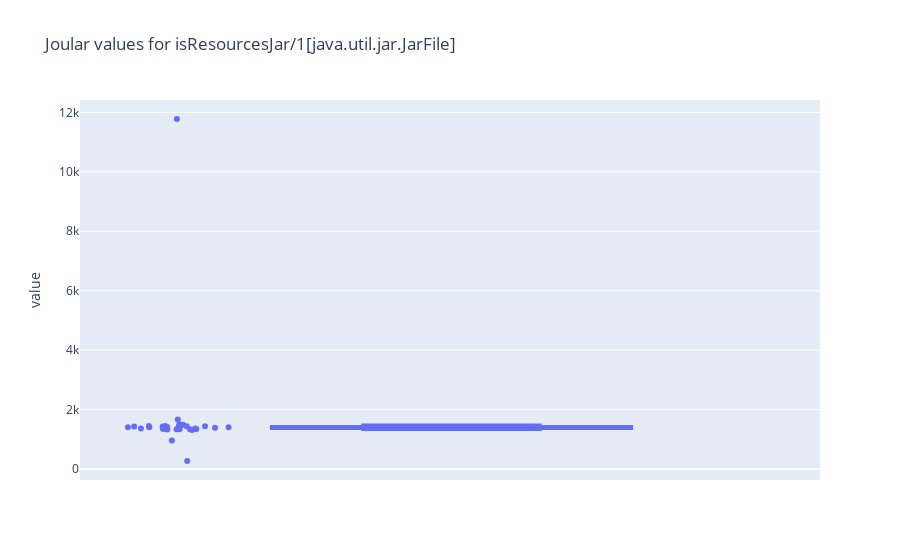
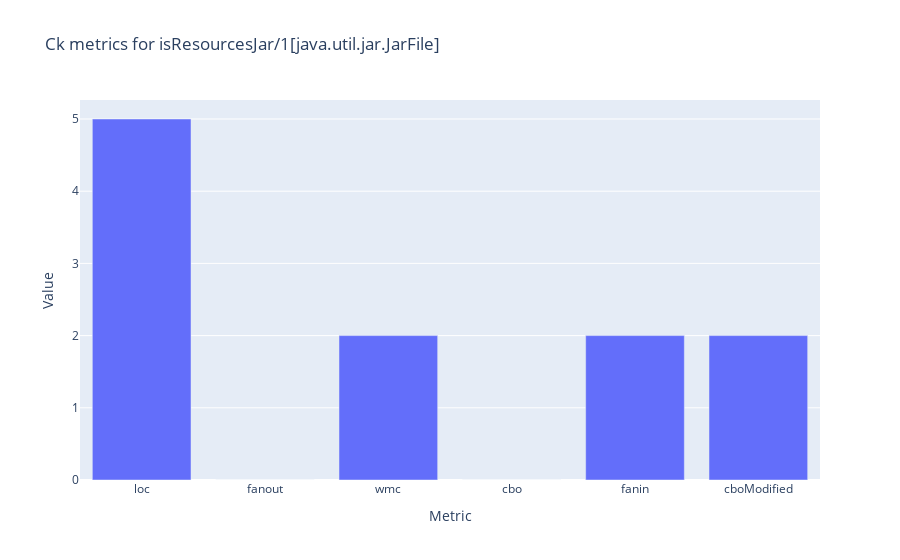
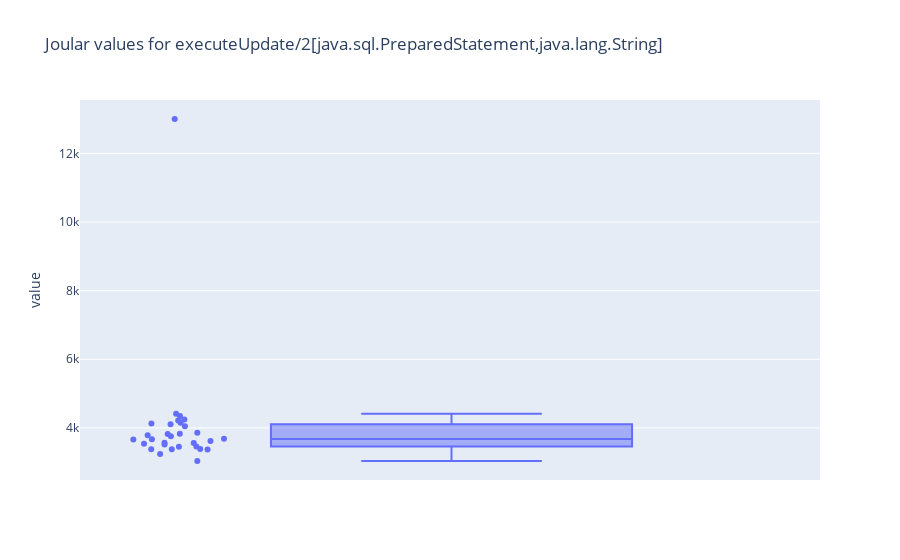
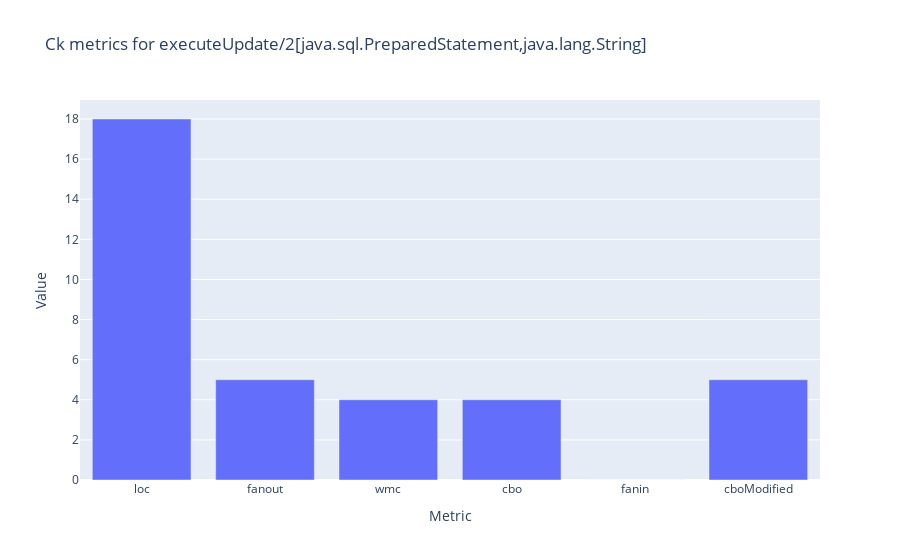

Notebook cell for these charts, in order:
### Markdown cell above
## Test

### Code cell
createBoxplotAndBarChart("3ed1f1a064a10e53adc2ad8c0b46a4b2c148ee21", "method", "org.springframework.boot.web.servlet.server.StaticResourceJars", "isResourcesJar/1[java.util.jar.JarFile]")

createBoxplotAndBarChart("12442bd8c7cde6e7c006a6277eeb8e81ad0c2219", "method", "org.hibernate.engine.jdbc.internal.ResultSetReturnImpl", "executeUpdate/2[java.sql.PreparedStatement,java.lang.String]")

createBoxplotAndBarChart("12442bd8c7cde6e7c006a6277eeb8e81ad0c2219", "method", "org.hibernate.bytecode.internal.bytebuddy.ByteBuddyState", "make/2[TypePool,DynamicType.Builder<?>]")

createBoxplotAndBarChart("12442bd8c7cde6e7c006a6277eeb8e81ad0c2219", "method", "org.hibernate.boot.registry.classloading.internal.AggregatedServiceLoader$ClassPathAndModulePathAggregatedServiceLoader", "hasNextIgnoringServiceConfigurationError/1[java.util.Iterator<?>]")

createBoxplotAndBarChart("3ed1f1a064a10e53adc2ad8c0b46a4b2c148ee21", "method", "org.springframework.boot.web.embedded.tomcat.TomcatWebServer", "initialize/0")

createBoxplotAndBarChart("12442bd8c7cde6e7c006a6277eeb8e81ad0c2219", "method", "org.hibernate.testing.junit4.FailureExpectedHandler", "evaluate/0")

### Figure 1 — Plotly figure (JSON) as saved in the notebook; plotly's stock layout.template omitted (floating-point values rounded to 4 significant figures)
{"data": [{"alignmentgroup": "True", "boxpoints": "all", "hovertemplate": "value=%{y}<extra></extra>", "legendgroup": "", "marker": {"color": "#636efa"}, "name": "", "notched": false, "offsetgroup": "", "orientation": "v", "showlegend": false, "type": "box", "x0": " ", "xaxis": "x", "y": [1314.0, 1463.0, 1429.0, 1326.0, 1449.0, 1364.0, 1402.0, 1492.0, 1416.0, 956.8, 1450.0, 1350.0, 1336.0, 1404.0, 1340.0, 1368, 1348.0, 1432.0, 270.6, 1666.0, 1440.0, 1386.0, 1441.0, 1374.0, 1441.0, 1493.0, 1341.0, 11780.0, 1496.0, 1402.0], "y0": " ", "yaxis": "y"}], "layout": {"boxmode": "group", "legend": {"tracegroupgap": 0}, "title": {"text": "Joular values for isResourcesJar/1[java.util.jar.JarFile]"}, "xaxis": {"anchor": "y", "domain": [0, 1]}, "yaxis": {"anchor": "x", "domain": [0, 1], "title": {"text": "value"}}}}

### Figure 2 — Plotly figure (JSON) as saved in the notebook; plotly's stock layout.template omitted (floating-point values rounded to 4 significant figures)
{"data": [{"alignmentgroup": "True", "hovertemplate": "Metric=%{x}<br>Value=%{y}<extra></extra>", "legendgroup": "", "marker": {"color": "#636efa", "pattern": {"shape": ""}}, "name": "", "offsetgroup": "", "orientation": "v", "showlegend": false, "textposition": "auto", "type": "bar", "x": ["loc", "fanout", "wmc", "cbo", "fanin", "cboModified"], "xaxis": "x", "y": [5, 0, 2, 0, 2, 2], "yaxis": "y"}], "layout": {"barmode": "relative", "legend": {"tracegroupgap": 0}, "title": {"text": "Ck metrics for isResourcesJar/1[java.util.jar.JarFile]"}, "xaxis": {"anchor": "y", "domain": [0, 1], "title": {"text": "Metric"}}, "yaxis": {"anchor": "x", "domain": [0, 1], "title": {"text": "Value"}}}}

### Figure 3 — Plotly figure (JSON) as saved in the notebook; plotly's stock layout.template omitted (floating-point values rounded to 4 significant figures)
{"data": [{"alignmentgroup": "True", "boxpoints": "all", "hovertemplate": "value=%{y}<extra></extra>", "legendgroup": "", "marker": {"color": "#636efa"}, "name": "", "notched": false, "offsetgroup": "", "orientation": "v", "showlegend": false, "type": "box", "x0": " ", "xaxis": "x", "y": [3819.0, 3371.0, 3455.0, 4215.0, 4128.0, 3453.0, 3569.0, 4410.0, 3666.0, 4108.0, 4151.0, 3782.0, 3556.0, 4248.0, 3755.0, 3537.0, 3386.0, 4047.0, 3377.0, 3830.0, 3618.0, 3513.0, 13000.0, 3659.0, 3035.0, 3686.0, 3858.0, 3241.0, 3375.0, 4350.0], "y0": " ", "yaxis": "y"}], "layout": {"boxmode": "group", "legend": {"tracegroupgap": 0}, "title": {"text": "Joular values for executeUpdate/2[java.sql.PreparedStatement,java.lang.String]"}, "xaxis": {"anchor": "y", "domain": [0, 1]}, "yaxis": {"anchor": "x", "domain": [0, 1], "title": {"text": "value"}}}}

### Figure 4 — Plotly figure (JSON) as saved in the notebook; plotly's stock layout.template omitted (floating-point values rounded to 4 significant figures)
{"data": [{"alignmentgroup": "True", "hovertemplate": "Metric=%{x}<br>Value=%{y}<extra></extra>", "legendgroup": "", "marker": {"color": "#636efa", "pattern": {"shape": ""}}, "name": "", "offsetgroup": "", "orientation": "v", "showlegend": false, "textposition": "auto", "type": "bar", "x": ["loc", "fanout", "wmc", "cbo", "fanin", "cboModified"], "xaxis": "x", "y": [18, 5, 4, 4, 0, 5], "yaxis": "y"}], "layout": {"barmode": "relative", "legend": {"tracegroupgap": 0}, "title": {"text": "Ck metrics for executeUpdate/2[java.sql.PreparedStatement,java.lang.String]"}, "xaxis": {"anchor": "y", "domain": [0, 1], "title": {"text": "Metric"}}, "yaxis": {"anchor": "x", "domain": [0, 1], "title": {"text": "Value"}}}}
